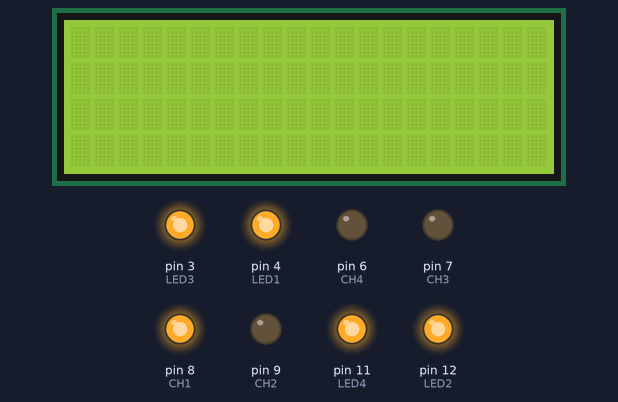
A sketch run on a simulated Arduino Uno, built with avr-gcc and run on an emulated ATmega328P. Shown: 20×4 character LCD, output pins drawn as LEDs (lit = HIGH).

Above: at 2.5 s.
At 3.5 s:
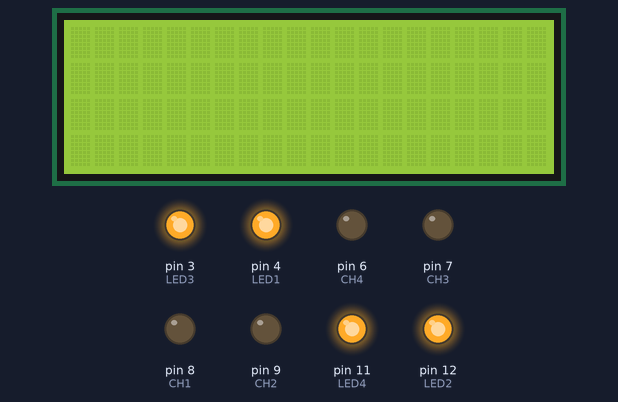
At 6.5 s:
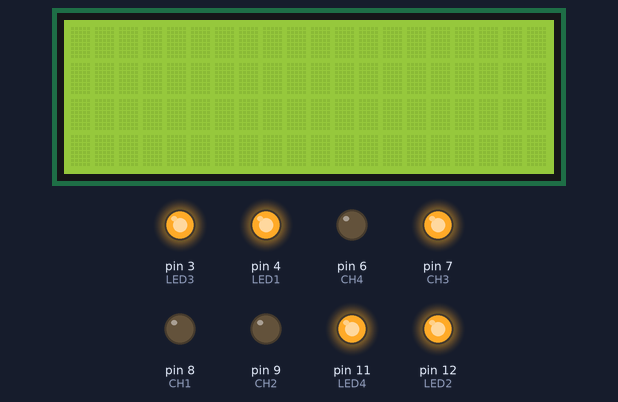
At 7.5 s:
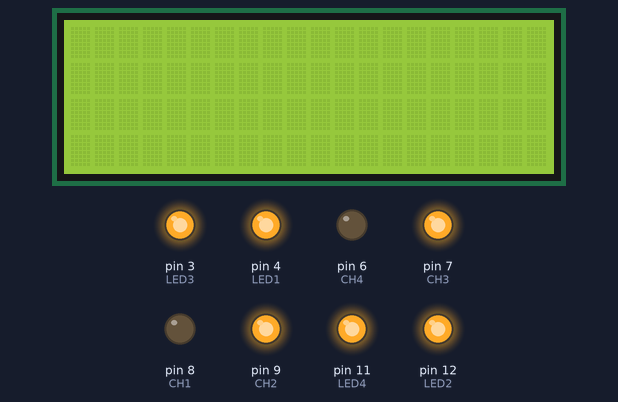
At 9.5 s:
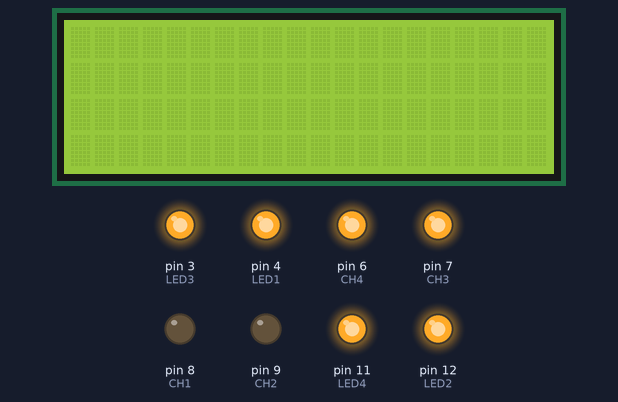
At 11.5 s:
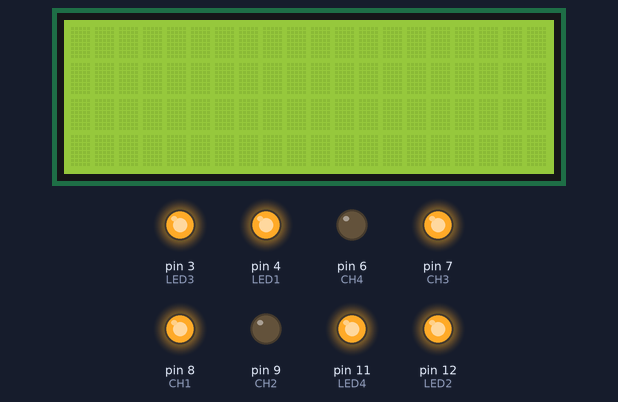
Timing chart, 0 to 13.8 s (numbered marks = the images above):
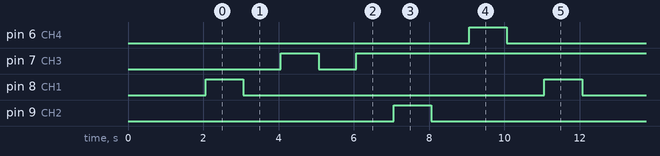

The sketch:

RELE_4_CANAIS_DEFINITIVO_COM_LCD.ino
```cpp
/* ===============================================================
      Project: 4 Channel 5V Relay Module
       Author: Scott C
      Created: 7th Sept 2014
  Arduino IDE: 1.0.5
      Website: http://arduinobasics.blogspot.com.au
  Description: Explore the difference between NC and NO terminals.
================================================================== */

 /*
  Connect 5V on Arduino to VCC on Relay Module
  Connect GND on Arduino to GND on Relay Module
  Connect GND on Arduino to the Common Terminal (middle terminal) on Relay Module. */

#include <Wire.h>
#include <LiquidCrystal_I2C.h>

LiquidCrystal_I2C lcd(0x3F,2,1,0,4,5,6,7,3, POSITIVE);

 #define CH1 8   // Connect Digital Pin 8 on Arduino to CH1 on Relay Module
 #define CH2 9   // Connect Digital Pin 8 on Arduino to CH1 on Relay Module
 #define CH3 7   // Connect Digital Pin 7 on Arduino to CH3 on Relay Module
 #define CH4 6   // Connect Digital Pin 8 on Arduino to CH1 on Relay Module
 #define LED1 4 //Connect Digital Pin 4 on Arduino to Green LED (+ 330 ohm resistor) and then to "NO" terminal on relay module
 #define LED2 12 //Connect Digital Pin 12 on Arduino to Yellow LED (+ 330 ohm resistor) and then to "NC" terminal on relay module
 #define LED3 3 //Connect Digital Pin 4 on Arduino to Green LED (+ 330 ohm resistor) and then to "NO" terminal on relay module
 #define LED4 11 //Connect Digital Pin 12 on Arduino to Yellow LED (+ 330 ohm resistor) and then to "NC" terminal on relay module


 void setup(){

  lcd.begin (20,4);
   //Setup all the Arduino Pins
   pinMode(CH1, OUTPUT);
   pinMode(CH2,OUTPUT);
   pinMode(CH3, OUTPUT);
   pinMode(CH4, OUTPUT);
   pinMode(LED1, OUTPUT);
   pinMode(LED2, OUTPUT);
   pinMode(LED3, OUTPUT);
   pinMode(LED4, OUTPUT);

   //Provide power to both LEDs
   digitalWrite(LED1, HIGH);
   digitalWrite(LED2, HIGH);
   digitalWrite(LED3, HIGH);
   digitalWrite(LED4, HIGH);

   //Turn OFF any power to the Relay channels
   digitalWrite(CH1,LOW);
   digitalWrite(CH2,LOW);
   digitalWrite(CH3,LOW);
   digitalWrite(CH4,LOW);

   delay(2000); //Wait 2 seconds before starting sequence
 }

 void loop(){


  digitalWrite(CH1, HIGH);  //Green LED on, Yellow LED off
  delay(1000);


   digitalWrite(CH1, LOW);   //Yellow LED on, Green LED off
   delay(1000);
   digitalWrite(CH3, HIGH);  //Relay 3 switches to NO
   delay(1000);
   digitalWrite(CH3,LOW);    //Relay 3 switches to NC
   delay(1000);
   digitalWrite(CH3,HIGH);    //Relay 3 switches to NC
   delay(1000);


   digitalWrite(CH2, HIGH);  //Relay 3 switches to NO
   delay(1000);
   digitalWrite(CH2,LOW);    //Relay 3 switches to NC
   delay(1000);
   digitalWrite(CH4, HIGH);  //Relay 3 switches to NO
   delay(1000);
   digitalWrite(CH4,LOW);    //Relay 3 switches to NC
   delay(1000);
}
```

Measured:
- by itself, pin 6 (CH4), pin 8 (CH1), pin 9 (CH2): alternates HIGH for 1.0 s and LOW for 8.0 s
- by itself, pin 7 (CH3): repeats every 9.0 s: LOW 1.0 s, HIGH 8.0 s
